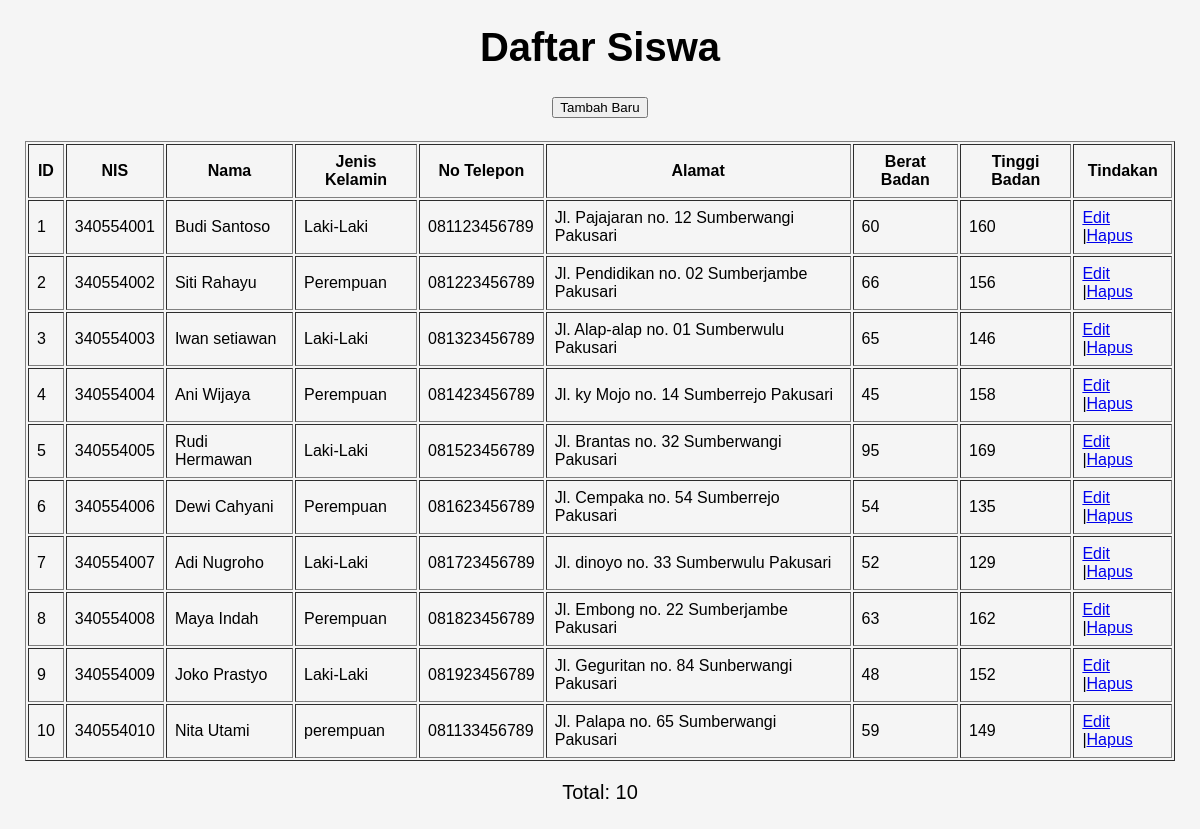
The page / on the database its author committed.
### tables this page shows
CREATE TABLE `t_siswa` (
  `id` int(10) NOT NULL,
  `nis` varchar(50) NOT NULL,
  `nama` varchar(60) NOT NULL,
  `jenis_kelamin` varchar(60) NOT NULL,
  `no_telp` varchar(60) NOT NULL,
  `alamat` varchar(200) NOT NULL,
  `berat_badan` varchar(68) NOT NULL,
  `tinggi_badan` varchar(68) NOT NULL
);

### index.php (the view)
<?php include('config.php');?>
<html>
<head><title>Data Siswa</title>
<link rel="stylesheet" href="style.css">
 </head>
<body>
<center>
<header><h1>Daftar Siswa</h1></header>
<nav><a href="v_form.php"><button>Tambah Baru</button></a></nav>
<br>
<table border="1" cellpadding= "8">
<thread>
<tr>
<th>ID</th>
<th>NIS</th>
<th>Nama</th>
<th>Jenis Kelamin</th>
<th>No Telepon</th>
<th>Alamat</th>
<th>Berat Badan</th>
<th>Tinggi Badan</th>
<th>Tindakan</th>
</tr>
</thread>
<tbody>
<?php
$sql = "SELECT * FROM t_siswa";
$query = mysqli_query($db, $sql);
while($siswa = mysqli_fetch_array($query)){
echo "<tr>";
echo "<td>".$siswa['id']."</td>";
echo "<td>".$siswa['nis']."</td>";
echo "<td>".$siswa['nama']."</td>";
echo "<td>".$siswa['jenis_kelamin']."</td>";
echo "<td>".$siswa['no_telp']."</td>";
echo "<td>".$siswa['alamat']."</td>";
echo "<td>".$siswa['berat_badan']."</td>";
echo "<td>".$siswa['tinggi_badan']."</td>";
echo "<td>";
echo "<a href= 'form.php?id=".$siswa['id']."'>Edit</a> |";
echo "<a href= 'hapus.php?id=".$siswa['id']."'>Hapus</a>";
echo "</td>";
echo "</tr>";
}
?>
</tbody>
</table>
<p>Total:
<?php echo mysqli_num_rows($query) ?>
</p>
</center>
</body>
</html>

### style.css (style rules this page uses)
body { margin: 25; padding: 0; background: rgb(245, 245, 245); color: rgb(0, 0, 0); font-family: Arial; font-size: 20px; }

### rows shown on the page
t_siswa: id "1", nis "340554001", nama "Budi Santoso", jenis_kelamin "Laki-Laki", no_telp "081123456789", alamat "Jl. Pajajaran no. 12 Sumberwangi Pakusari", berat_badan "60", tinggi_badan "160"
t_siswa: id "2", nis "340554002", nama "Siti Rahayu", jenis_kelamin "Perempuan", no_telp "081223456789", alamat "Jl. Pendidikan no. 02 Sumberjambe Pakusari", berat_badan "66", tinggi_badan "156"
t_siswa: id "3", nis "340554003", nama "Iwan setiawan", jenis_kelamin "Laki-Laki", no_telp "081323456789", alamat "Jl. Alap-alap no. 01 Sumberwulu Pakusari", berat_badan "65", tinggi_badan "146"
t_siswa: id "4", nis "340554004", nama "Ani Wijaya", jenis_kelamin "Perempuan", no_telp "081423456789", alamat "Jl. ky Mojo no. 14 Sumberrejo Pakusari", berat_badan "45", tinggi_badan "158"
t_siswa: id "5", nis "340554005", nama "Rudi Hermawan", jenis_kelamin "Laki-Laki", no_telp "081523456789", alamat "Jl. Brantas no. 32 Sumberwangi Pakusari", berat_badan "95", tinggi_badan "169"
t_siswa: id "6", nis "340554006", nama "Dewi Cahyani", jenis_kelamin "Perempuan", no_telp "081623456789", alamat "Jl. Cempaka no. 54 Sumberrejo Pakusari", berat_badan "54", tinggi_badan "135"
t_siswa: id "7", nis "340554007", nama "Adi Nugroho", jenis_kelamin "Laki-Laki", no_telp "081723456789", alamat "Jl. dinoyo no. 33 Sumberwulu Pakusari", berat_badan "52", tinggi_badan "129"
t_siswa: id "8", nis "340554008", nama "Maya Indah", jenis_kelamin "Perempuan", no_telp "081823456789", alamat "Jl. Embong no. 22 Sumberjambe Pakusari", berat_badan "63", tinggi_badan "162"
t_siswa: id "9", nis "340554009", nama "Joko Prastyo", jenis_kelamin "Laki-Laki", no_telp "081923456789", alamat "Jl. Geguritan no. 84 Sunberwangi Pakusari", berat_badan "48", tinggi_badan "152"
t_siswa: id "10", nis "340554010", nama "Nita Utami", jenis_kelamin "perempuan", no_telp "081133456789", alamat "Jl. Palapa no. 65 Sumberwangi Pakusari", berat_badan "59", tinggi_badan "149"

### other values the page prints
mysqli_num_rows($query) "10"
